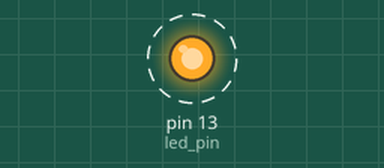
Bench run of a sketch on a simulated Arduino Uno, built with avr-gcc and run on an emulated ATmega328P. Parts: output pins drawn as LEDs (lit = HIGH). Dashed ring = blinking.

Above: at 0.2 s.
Timing chart, 0 to 3.0 s (numbered marks = the images above):
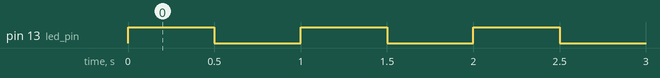

The sketch:

02_blink_with_registers.ino
```cpp
const int led_pin = PB5;

void setup() {

  // Set LED pin to be output
  DDRB |= (1 << (led_pin)); // DDRB = xx1xxxxx;
}

void loop() {

  // output either 5V or 0V on led_pin;
  PORTB ^= (1 << led_pin); // PORTB = xx{0,1}xxxxx;

  delay(500);
}
```

Measured:
- by itself, pin 13 (led_pin): alternates HIGH for 0.50 s and LOW for 0.50 s
